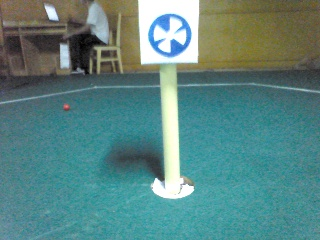
#> input picture mark_test/pic/1.jpg, 320 x 240 px; its folder holds 4 pictures in this run
$ python find_yellow_from_pic.py ../pic/0.jpg   (Python 2 division)   (older library calls are emulated)
#> lines starting #> are read from the running program, lines starting #| are printed output that depends on the picture; after the words box and inside, x2 and y2 are one past the last pixel; in counts of white or black regions, pixels touching at a corner belong together
# coding:utf-8
import cv2
import numpy as np
import time
from PIL import Image
import sys

# dont find 1 2 9 10 20
# with 2*2 kernel can fand 3 4 5 6 7 12 13 14 15 16 17
# with 4*4 kernel can find 8 11
# with no kernel just test8.png cant find

a=1
def mohu(res,x):
    res2 = cv2.blur(res, x)
    # res2 = cv2.dilate(res2, kernel_4, iterations=1)
    res2 = cv2.erode(res2, kernel_4, iterations=1)  # erode 侵蝕 being small
    res2 = cv2.erode(res2, kernel_4, iterations=1)  # erode 侵蝕 being small
    res2 = cv2.dilate(res2, kernel_4, iterations=1)
    res2 = cv2.dilate(res2, kernel_4, iterations=1)

    return res2
if __name__ == '__main__':
    # [5 lines of commented-out code are left out]
    Img = cv2.imread('../pic/%d.jpg' %a)
#> Img is the input picture: shape (240, 320, 3); mean B, G, R 129.7, 132.8, 90.6
    # [10 lines of commented-out code are left out]
    kernel_4 = np.ones((4, 4), np.uint8)  # 4x4的卷积核
    if Img is not None:  # 判断图片是否读入
        cv2.imshow('test', Img)
        HSV = cv2.cvtColor(Img, cv2.COLOR_BGR2HSV)  # 把BGR图像转换为HSV格式
#> HSV: shape (240, 320, 3); mean H, S, V 76.7, 105.3, 139.3
        '''
  HSV模型中颜色的参数分别是：色调（H），饱和度（S），明度（V）  H(0-180) S(0-255) V(0-255)
    H(26-35) S(77-255) V(46-255)
  下面两个值是要识别的颜色范围
  '''
        # [8 lines of commented-out code are left out]
        yellow = [[14, 0, 0], [40, 120, 235]]  # test12.png
        # [10 lines of commented-out code are left out]
        white=[[0,0,221],[180,30,255]] #new white's lower and upper
        # yellow=white
        Lower, Upper = np.array(yellow)
        # Lower,Upper=np.array(white)
        # Lower = np.array(yellow[0])  # 要识别颜色的下限
        # Upper = np.array(yellow[1])  # 要识别的颜色的上限
        # mask是把HSV图片中在颜色范围内的区域变成白色，其他区域变成黑色
        mask = cv2.inRange(HSV, Lower, Upper)
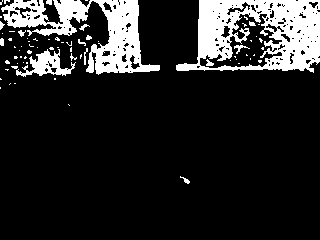
#> mask: shape (240, 320); 15.5% white; 71 white regions (55 under 20 px), largest, box (x1, y1, x2, y2) and area: (176, 0, 320, 73) 6081, (1, 0, 160, 75) 4501, (16, 49, 76, 77) 680
        cv2.imshow('mask', mask)
        mask = cv2.blur(mask, (3,3))
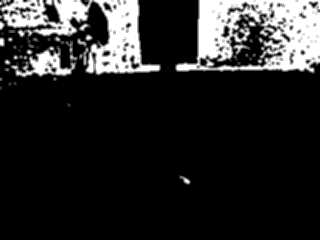
#> mask: shape (240, 320); min 0, max 255, mean 39.6
        cv2.imshow('blur_mask', mask)
        # 下面四行是用卷积进行滤波
        # cv2.imshow('dilation', dilation)
        # target是把原图中的非目标颜色区域去掉剩下的图像
        target = cv2.bitwise_and(Img, Img, mask=mask)
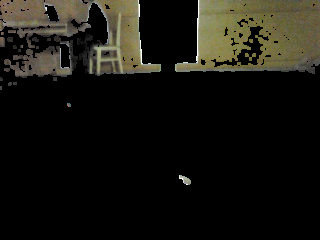
#> target: shape (240, 320, 3); mean B, G, R 16.4, 22.5, 23.8
        cv2.imshow('target', target)
        # 将滤波后的图像变成二值图像放在binary中
        ret, binary = cv2.threshold(mask, 127, 255, cv2.THRESH_BINARY)
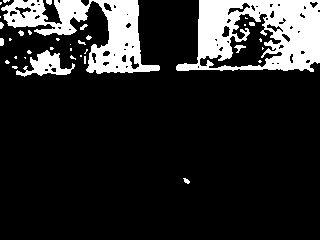
#> binary: shape (240, 320); 15.7% white; 36 white regions (24 under 20 px)
        # 在binary中发现轮廓，轮廓按照面积从小到大排列 findContours常用来获取轮廓
        image,contours, hierarchy = cv2.findContours(binary, cv2.RETR_EXTERNAL, cv2.CHAIN_APPROX_SIMPLE)
#> contours = 29 contours, 25 with area under 20; largest, box (x1, y1, x2, y2) and area: (176, 0, 320, 72) 8395, (1, 0, 160, 74) 4673, (16, 50, 75, 77) 618, (0, 38, 4, 46) 20
        # cv2.imshow('t',hierarchy)
        # time.sleep(3)
        p = 0
        for i in contours:  # 遍历所有的轮廓
            print(cv2.contourArea(i))  #print the size of area
            # time.sleep(1)
            print "I",i
            # time.sleep(3)
            x, y, w, h = cv2.boundingRect(i)  # 将轮廓分解为识别对象的左上角坐标和宽、高
            # 在图像上画上矩形（图片、左上角坐标、右下角坐标、颜色、线条宽度）
            cv2.rectangle(Img, (x, y), (x + w, y + h), (0, 255,), 3)
            # 给识别对象写上标号
            font = cv2.FONT_HERSHEY_SIMPLEX
            cv2.putText(Img, str(p), (x - 10, y + 10), font, 1, (0, 0, 255), 2)  # 加减10是调整字符位置
            p += 1
#> this loop made 29 passes
#> (x, y, w, h) on passes 1, 2, 3, 6, 8, 9, 10, 11, 13, 14, 15, 16: (183, 178, 7, 6), (12, 66, 6, 3), (5, 60, 5, 4), (14, 56, 3, 3), (70, 55, 6, 5), (16, 50, 59, 27), (27, 50, 5, 4), (84, 49, 4, 5), (50, 47, 4, 3), (70, 44, 1, 1), (78, 40, 8, 5), (56, 38, 4, 3)
#> (i, x, y, w, h) on passes 4, 5, 7, 12, 24, 25: ([[24, 57], [25, 58], [25, 57]], 24, 57, 2, 2), ([[84, 56], [84, 63], [85, 63], [85, 56]], 84, 56, 2, 8), ([[80, 55], [80, 56], [81, 56], [81, 55]], 80, 55, 2, 2), ([[70, 48], [70, 50], [71, 50], [71, 48]], 70, 48, 2, 3), ([[0, 16], [0, 17]], 0, 16, 1, 2), ([[0, 2], [0, 4], [1, 3], [1, 2]], 0, 2, 2, 3)
#> (printed output is left out)
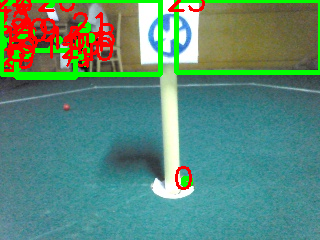
#> Img: shape (240, 320, 3); 10.65% of pixels changed, all inside (x1, y1, x2, y2) = (0, 0, 320, 190)
#> after the loop, p = 29
        # print('there')
        # time.sleep(5)

        print('黄色方块的数量是', p, '个')  # 终端输出目标数量
        # [7 lines of commented-out code are left out]
    else:
        print('there is no picture')
        sys.exit(0)
    cv2.waitKey(0)
